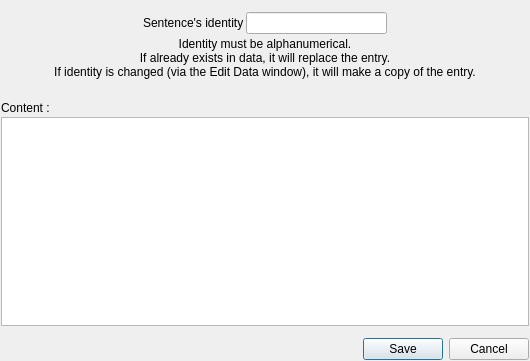
<?xml version="1.0" encoding="UTF-8"?>
<ui version="4.0">
 <class>SentenceSelectedEditDialog</class>
 <widget class="QDialog" name="SentenceSelectedEditDialog">
  <property name="windowModality">
   <enum>Qt::WindowModality::WindowModal</enum>
  </property>
  <property name="geometry">
   <rect>
    <x>0</x>
    <y>0</y>
    <width>530</width>
    <height>361</height>
   </rect>
  </property>
  <property name="windowTitle">
   <string>Create/Edit/View a sentences</string>
  </property>
  <property name="modal">
   <bool>true</bool>
  </property>
  <layout class="QGridLayout" name="gridLayout">
   <property name="leftMargin">
    <number>1</number>
   </property>
   <property name="topMargin">
    <number>1</number>
   </property>
   <property name="rightMargin">
    <number>1</number>
   </property>
   <property name="bottomMargin">
    <number>1</number>
   </property>
   <property name="spacing">
    <number>2</number>
   </property>
   <item row="0" column="0">
    <spacer name="verticalSpacer_3">
     <property name="orientation">
      <enum>Qt::Orientation::Vertical</enum>
     </property>
     <property name="sizeType">
      <enum>QSizePolicy::Policy::Preferred</enum>
     </property>
     <property name="sizeHint" stdset="0">
      <size>
       <width>10</width>
       <height>10</height>
      </size>
     </property>
    </spacer>
   </item>
   <item row="5" column="0">
    <widget class="QPlainTextEdit" name="plainTextEdit"/>
   </item>
   <item row="3" column="0">
    <spacer name="verticalSpacer_2">
     <property name="orientation">
      <enum>Qt::Orientation::Vertical</enum>
     </property>
     <property name="sizeType">
      <enum>QSizePolicy::Policy::Preferred</enum>
     </property>
     <property name="sizeHint" stdset="0">
      <size>
       <width>20</width>
       <height>20</height>
      </size>
     </property>
    </spacer>
   </item>
   <item row="6" column="0">
    <spacer name="verticalSpacer">
     <property name="orientation">
      <enum>Qt::Orientation::Vertical</enum>
     </property>
     <property name="sizeType">
      <enum>QSizePolicy::Policy::Preferred</enum>
     </property>
     <property name="sizeHint" stdset="0">
      <size>
       <width>10</width>
       <height>10</height>
      </size>
     </property>
    </spacer>
   </item>
   <item row="4" column="0">
    <widget class="QLabel" name="label">
     <property name="text">
      <string>Content :</string>
     </property>
    </widget>
   </item>
   <item row="2" column="0">
    <widget class="QLabel" name="label_3">
     <property name="text">
      <string>Identity must be alphanumerical.
If already exists in data, it will replace the entry.
If identity is changed (via the Edit Data window), it will make a copy of the entry.</string>
     </property>
     <property name="alignment">
      <set>Qt::AlignmentFlag::AlignCenter</set>
     </property>
    </widget>
   </item>
   <item row="7" column="0">
    <widget class="QDialogButtonBox" name="buttonBox">
     <property name="orientation">
      <enum>Qt::Orientation::Horizontal</enum>
     </property>
     <property name="standardButtons">
      <set>QDialogButtonBox::StandardButton::Cancel|QDialogButtonBox::StandardButton::Save</set>
     </property>
    </widget>
   </item>
   <item row="1" column="0">
    <widget class="QWidget" name="widget" native="true">
     <layout class="QHBoxLayout" name="horizontalLayout">
      <property name="spacing">
       <number>2</number>
      </property>
      <property name="leftMargin">
       <number>1</number>
      </property>
      <property name="topMargin">
       <number>1</number>
      </property>
      <property name="rightMargin">
       <number>1</number>
      </property>
      <property name="bottomMargin">
       <number>1</number>
      </property>
      <item>
       <spacer name="horizontalSpacer_2">
        <property name="orientation">
         <enum>Qt::Orientation::Horizontal</enum>
        </property>
        <property name="sizeHint" stdset="0">
         <size>
          <width>40</width>
          <height>20</height>
         </size>
        </property>
       </spacer>
      </item>
      <item>
       <widget class="QLabel" name="label_2">
        <property name="text">
         <string>Sentence's identity</string>
        </property>
       </widget>
      </item>
      <item>
       <widget class="QLineEdit" name="lineEdit"/>
      </item>
      <item>
       <spacer name="horizontalSpacer">
        <property name="orientation">
         <enum>Qt::Orientation::Horizontal</enum>
        </property>
        <property name="sizeHint" stdset="0">
         <size>
          <width>40</width>
          <height>20</height>
         </size>
        </property>
       </spacer>
      </item>
     </layout>
    </widget>
   </item>
  </layout>
 </widget>
 <resources/>
 <connections>
  <connection>
   <sender>buttonBox</sender>
   <signal>accepted()</signal>
   <receiver>SentenceSelectedEditDialog</receiver>
   <slot>accept()</slot>
   <hints>
    <hint type="sourcelabel">
     <x>248</x>
     <y>254</y>
    </hint>
    <hint type="destinationlabel">
     <x>157</x>
     <y>274</y>
    </hint>
   </hints>
  </connection>
  <connection>
   <sender>buttonBox</sender>
   <signal>rejected()</signal>
   <receiver>SentenceSelectedEditDialog</receiver>
   <slot>reject()</slot>
   <hints>
    <hint type="sourcelabel">
     <x>316</x>
     <y>260</y>
    </hint>
    <hint type="destinationlabel">
     <x>286</x>
     <y>274</y>
    </hint>
   </hints>
  </connection>
 </connections>
</ui>
